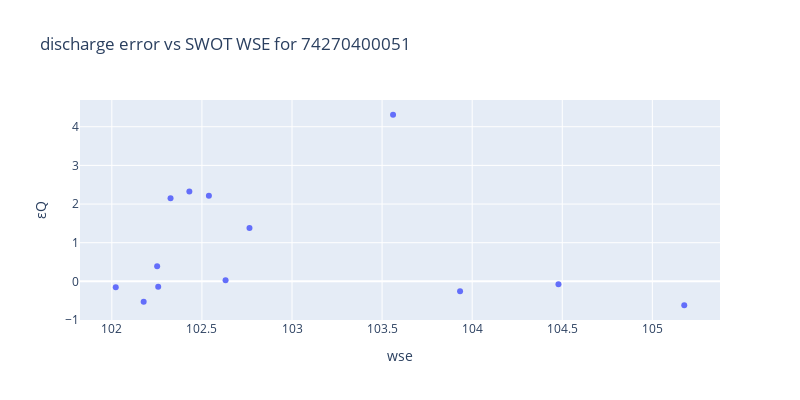

Here is the notebook cell this chart was saved with:
### Code cell
fig = px.scatter(df, x='wse', y='εQ',title='discharge error vs SWOT WSE for '+reachid,height=400,width=800)
fig.show()

### Figure 1 — Plotly figure (JSON) as saved in the notebook; plotly's stock layout.template omitted (floating-point values rounded to 4 significant figures)
{"data": [{"hovertemplate": "wse=%{x}<br>εQ=%{y}<extra></extra>", "legendgroup": "", "marker": {"color": "#636efa", "symbol": "circle"}, "mode": "markers", "name": "", "orientation": "v", "showlegend": false, "type": "scatter", "x": [103.9, 102.4, 102.5, 102.3, 102.8, 103.6, 104.5, 102.3, 102.0, 102.6, 102.2, 102.3, 105.2], "xaxis": "x", "y": [-0.2557, 2.322, 2.212, 2.152, 1.379, 4.31, -0.07753, 0.3884, -0.1522, 0.03155, -0.5251, -0.1388, -0.6181], "yaxis": "y"}], "layout": {"height": 400, "legend": {"tracegroupgap": 0}, "title": {"text": "discharge error vs SWOT WSE for 74270400051"}, "width": 800, "xaxis": {"anchor": "y", "autorange": true, "domain": [0, 1], "range": [101.8, 105.4], "title": {"text": "wse"}, "type": "linear"}, "yaxis": {"anchor": "x", "autorange": true, "domain": [0, 1], "range": [-0.9997, 4.692], "title": {"text": "εQ"}, "type": "linear"}}}
